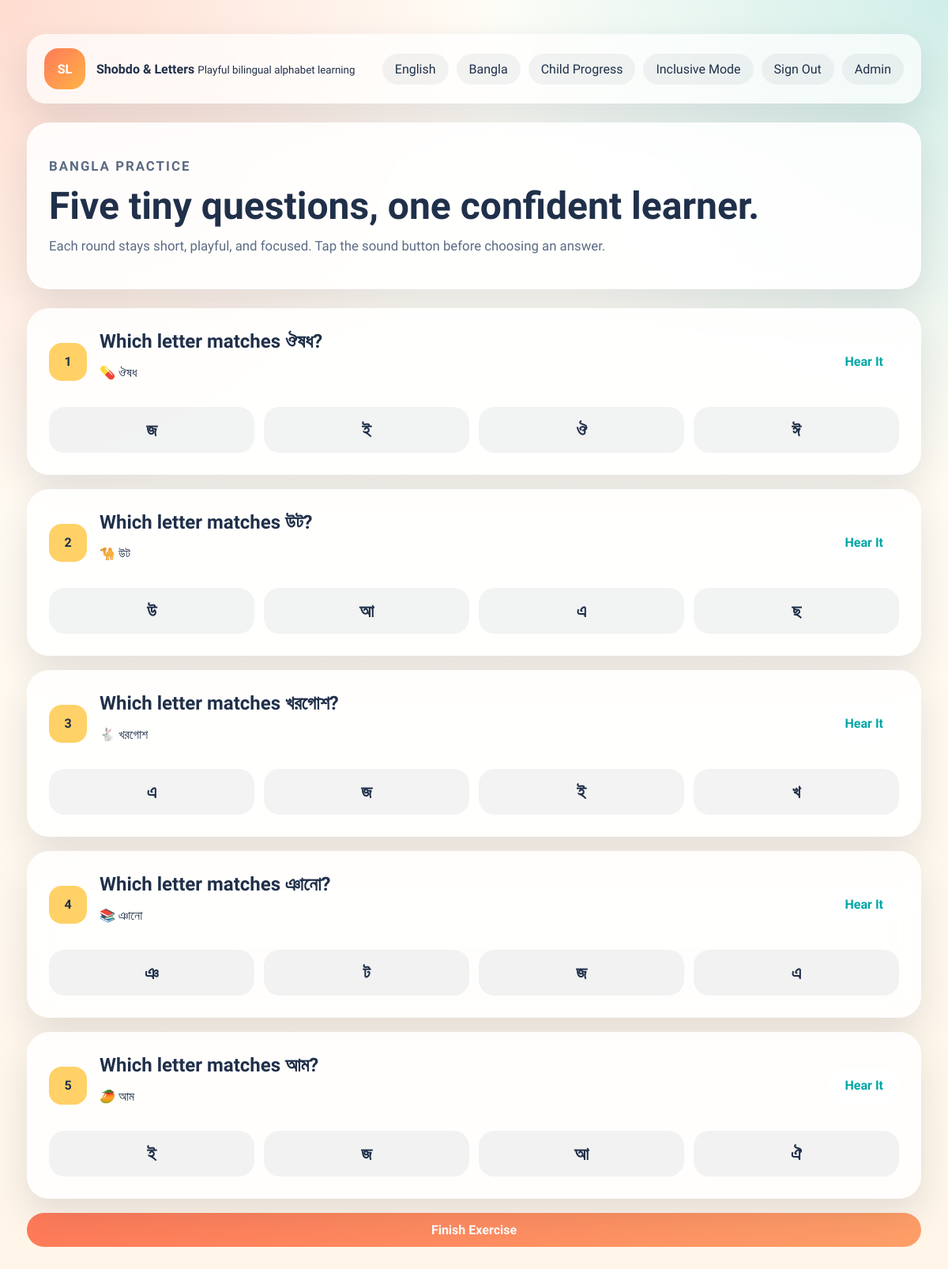
Screenshot of /learning/exercise/bangla/ (signed in) with the database file from the repository.
### learning/models.py (models this page shows, shortened)
class Letter(models.Model):
    LANGUAGE_CHOICES = [
        ("english", "English"),
        ("bangla", "Bangla"),
    ]
    language = models.CharField(max_length=20, choices=LANGUAGE_CHOICES)
    symbol = models.CharField(max_length=10)
    slug = models.SlugField(max_length=120, unique=True, blank=True)
    name = models.CharField(max_length=50)
    transliteration = models.CharField(max_length=50, blank=True)
    word = models.CharField(max_length=100)
    word_translation = models.CharField(max_length=120, blank=True)
    emoji = models.CharField(max_length=10, blank=True)
    description = models.CharField(max_length=255)
    speech_text = models.CharField(max_length=120)
    sort_order = models.PositiveIntegerField(default=0)
    is_active = models.BooleanField(default=True)
    class Meta:
        ordering = ["sort_order", "symbol"]
        unique_together = ("language", "symbol")

### learning/views.py (the view)
# urls.py: path("exercise/<str:language>/", views.exercise, name="exercise"),
def exercise(request, language):
    return run_exercise(request, language, "standard", "exercise_questions", "learning/exercise.html")

### learning/views.py (called while the page is built, shortened)
def get_current_profile(request):
    profile_id = request.session.get("child_profile_id")
    profile = ChildProfile.objects.filter(id=profile_id).first()
    if profile:
        return profile

def get_language_or_404(language):
    if language not in LANGUAGE_META:
        raise Http404("Unknown language mode.")
    return language

def run_exercise(request, language, exercise_type, question_key, template_name):
    language = get_language_or_404(language)
    profile = get_current_profile(request)
    audio_first = exercise_type == "audio-first"
    if exercise_type == "weak-letter":
        question_pool = get_weak_letters(profile, language, limit=6)
    else:
        question_pool = None
    questions = build_questions(language, letter_pool=question_pool, audio_first=audio_first)
    request.session[question_key] = questions
    return render(
        request,
        template_name,
        {
            "profile": profile,
            "language": language,
            "language_meta": LANGUAGE_META[language],
            "questions": questions,
            "exercise_size": len(questions),
            "exercise_type": exercise_type,
        },
    )

### templates/learning/exercise.html (shortened to what this page needs)
﻿{% extends 'base.html' %}
{% block content %}
<section class="page-intro">
    <div>
        <p class="eyebrow">{{ language_meta.label }} practice</p>
        <h1>Five tiny questions, one confident learner.</h1>
        <p>Each round stays short, playful, and focused. Tap the sound button before choosing an answer.</p>
    </div>
</section>
<form method="post" class="exercise-stack">
    {% for question in questions %}
        <article class="question-card">
            <div class="question-head">
                <span class="question-index">{{ forloop.counter }}</span>
                <div>
                    <h2>{{ question.prompt }}</h2>
                    <p>{{ question.emoji }} {{ question.word }}</p>
                </div>
                <button class="button ghost js-speak" type="button" data-text="{{ question.speech_text }}" data-lang="{% if language == 'bangla' %}bn-BD{% else %}en-US{% endif %}">Hear It</button>
            </div>
            <div class="option-grid">
                {% for option in question.options %}
                    <label class="option-pill">
                        <span>{{ option }}</span>
                    </label>
                {% endfor %}
            </div>
        </article>
    {% endfor %}
    <button class="button primary wide" type="submit">Finish Exercise</button>
</form>
{% endblock %}

### static/learning/css/styles.css (style rules this page uses)
* { box-sizing: border-box; }
body { margin: 0; font-family: "Baloo 2", "Hind Siliguri", sans-serif; color: var(--ink); background: radial-gradient(circle at top left, rgba(255, 122, 89, 0.25), transparent 32%), radial-gradient(circle at top right, rgba(0, 166, 166, 0.18), transparent 30%), linear-gradient(180deg, #fffef8 0%, #fff5e8 100%); min-height: 100vh; }
.brand strong, h1, h2, h3 { font-family: "Baloo 2", sans-serif; }
.brand small, p, li, input, select, textarea, button, label { font-family: "Hind Siliguri", sans-serif; }
.panel, .hero-card, .detail-card, .question-card, .review-card, .result-hero, .page-intro, .auth-shell { background: var(--surface); border-radius: var(--radius); padding: 28px; box-shadow: var(--shadow); backdrop-filter: blur(14px); }
.eyebrow { text-transform: uppercase; letter-spacing: 0.12em; color: var(--secondary); font-weight: 700; font-size: 0.8rem; }
h1 { font-size: clamp(2.2rem, 4vw, 4.4rem); line-height: 1; margin: 12px 0; }
h2 { margin: 0 0 10px; font-size: 1.5rem; }
.hero-copy, .page-intro p, .detail-subtitle, .help-copy { color: var(--muted); font-size: 1.05rem; }
.button { border: 0; cursor: pointer; border-radius: 999px; padding: 12px 20px; font-size: 1rem; font-weight: 700; transition: transform 0.2s ease, box-shadow 0.2s ease; display: inline-flex; align-items: center; justify-content: center; }
.button.primary { background: linear-gradient(135deg, var(--primary), #ff9f68); color: white; }
.button.ghost { background: white; color: var(--secondary); }
.button.wide { width: 100%; }
label { display: grid; gap: 8px; font-weight: 600; }
.page-intro { display: flex; justify-content: space-between; align-items: center; gap: 20px; margin-bottom: 24px; }
.exercise-stack, .answer-review, .report-stack { display: grid; gap: 18px; }
.question-head { display: grid; grid-template-columns: auto 1fr auto; gap: 16px; align-items: center; }
.question-index { width: 48px; height: 48px; border-radius: 16px; display: grid; place-items: center; background: var(--accent); font-weight: 700; }
.option-grid { display: grid; grid-template-columns: repeat(auto-fit, minmax(120px, 1fr)); gap: 12px; margin-top: 18px; }
.option-pill span { display: block; padding: 16px; border-radius: 20px; background: rgba(32, 48, 74, 0.06); text-align: center; font-size: 1.4rem; font-weight: 700; }

### rows the page displays
Letter: word "ঔষধ"
Letter: word "উট"
Letter: word "খরগোশ"
Letter: word "ঞানো"
Letter: word "আম"

### other values shown
{{ language_meta.label }} "BANGLA"
{{ question.prompt }} "Which letter matches ঔষধ?" "Which letter matches উট?" "Which letter matches খরগোশ?" "Which letter matches ঞানো?" "Which letter matches আম?"
{{ question.emoji }} "💊" "🐪" "🐇" "📚" "🥭"
{{ option }} "জ" "ই" "ঔ" "ঈ" "উ" "আ" "এ" "ছ" "এ" "জ" "ই" "খ" "ঞ" "ট" "জ" "এ" "ই" "জ" "আ" "ঐ"
